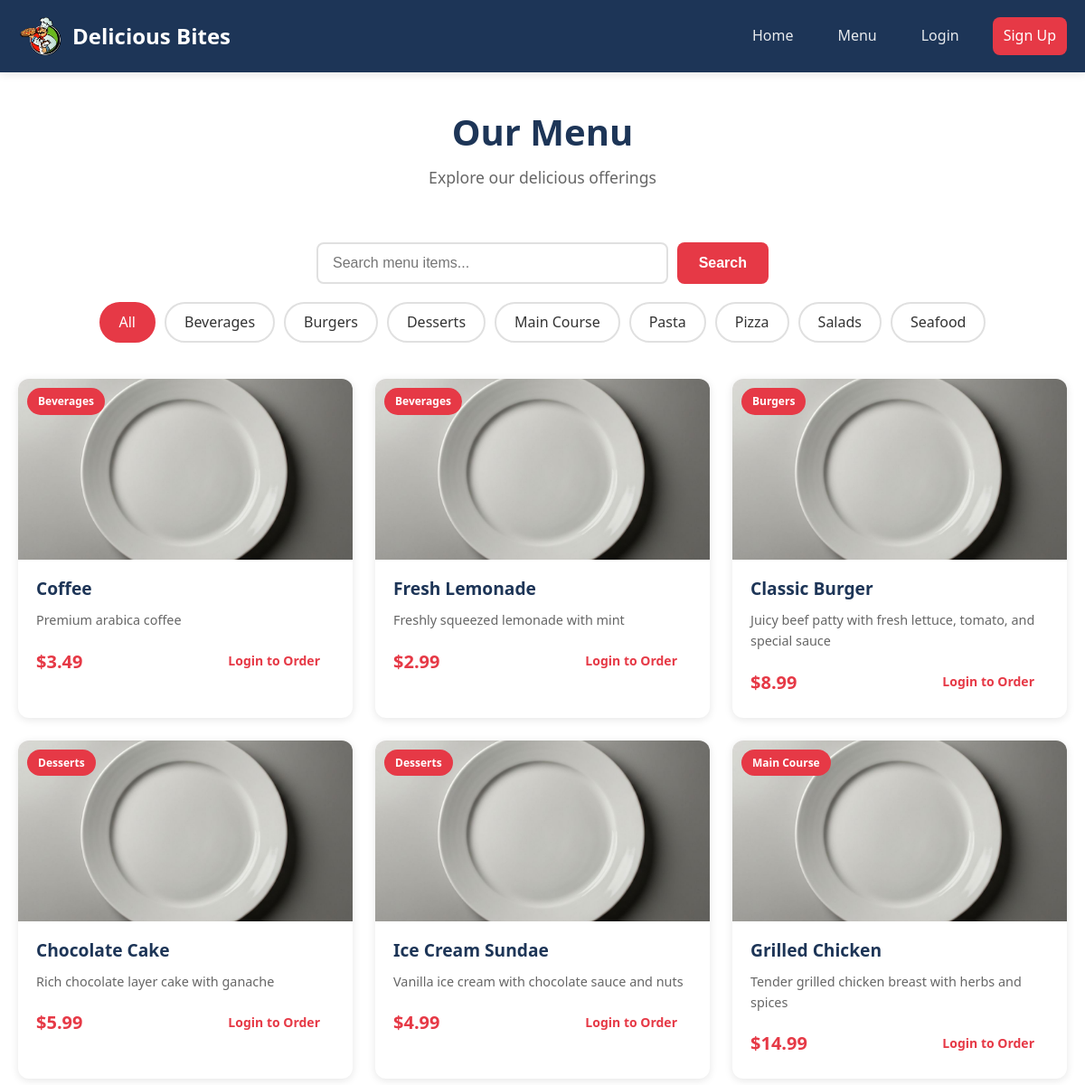
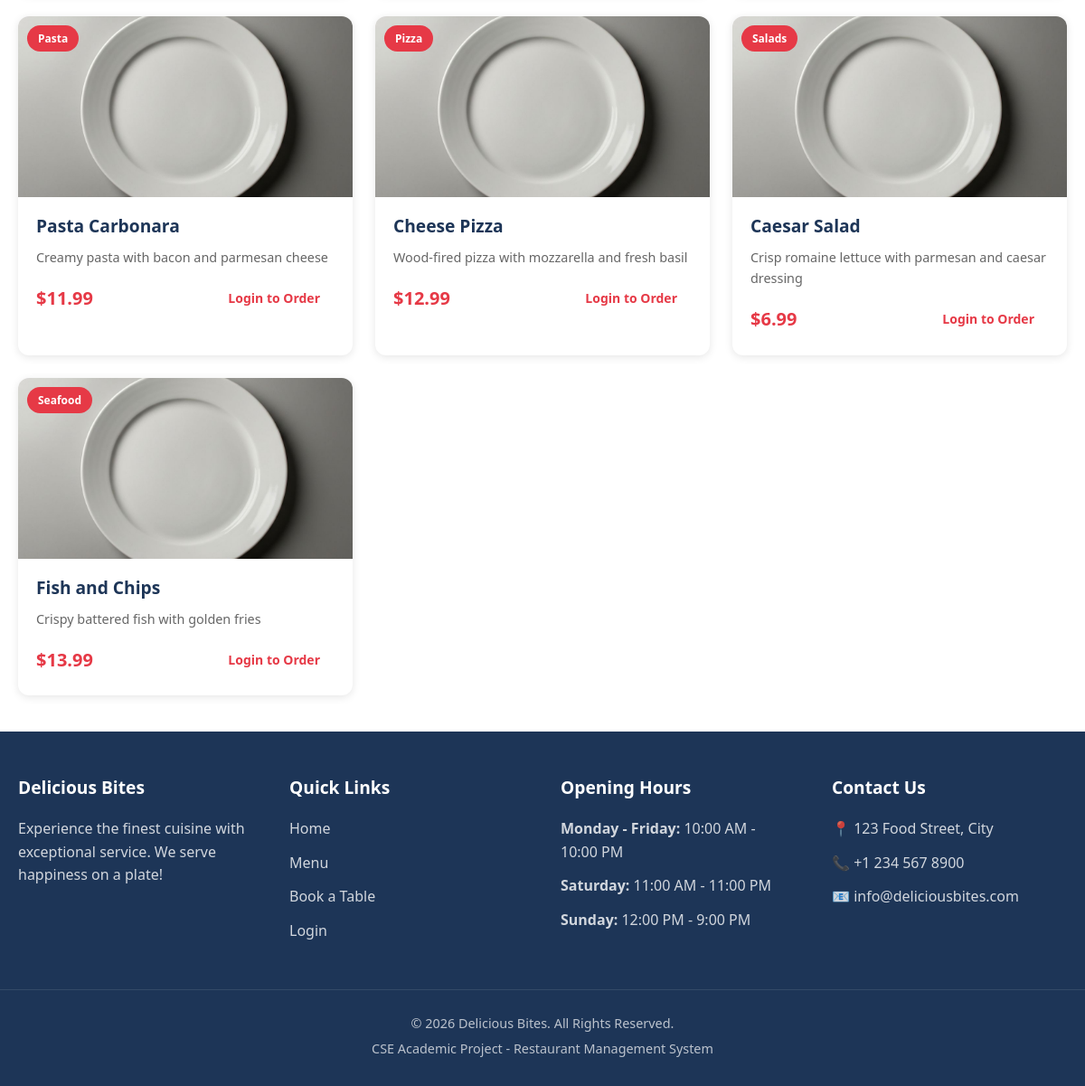
The app's page /user/menu.php, older data (2 pictures, top to bottom).
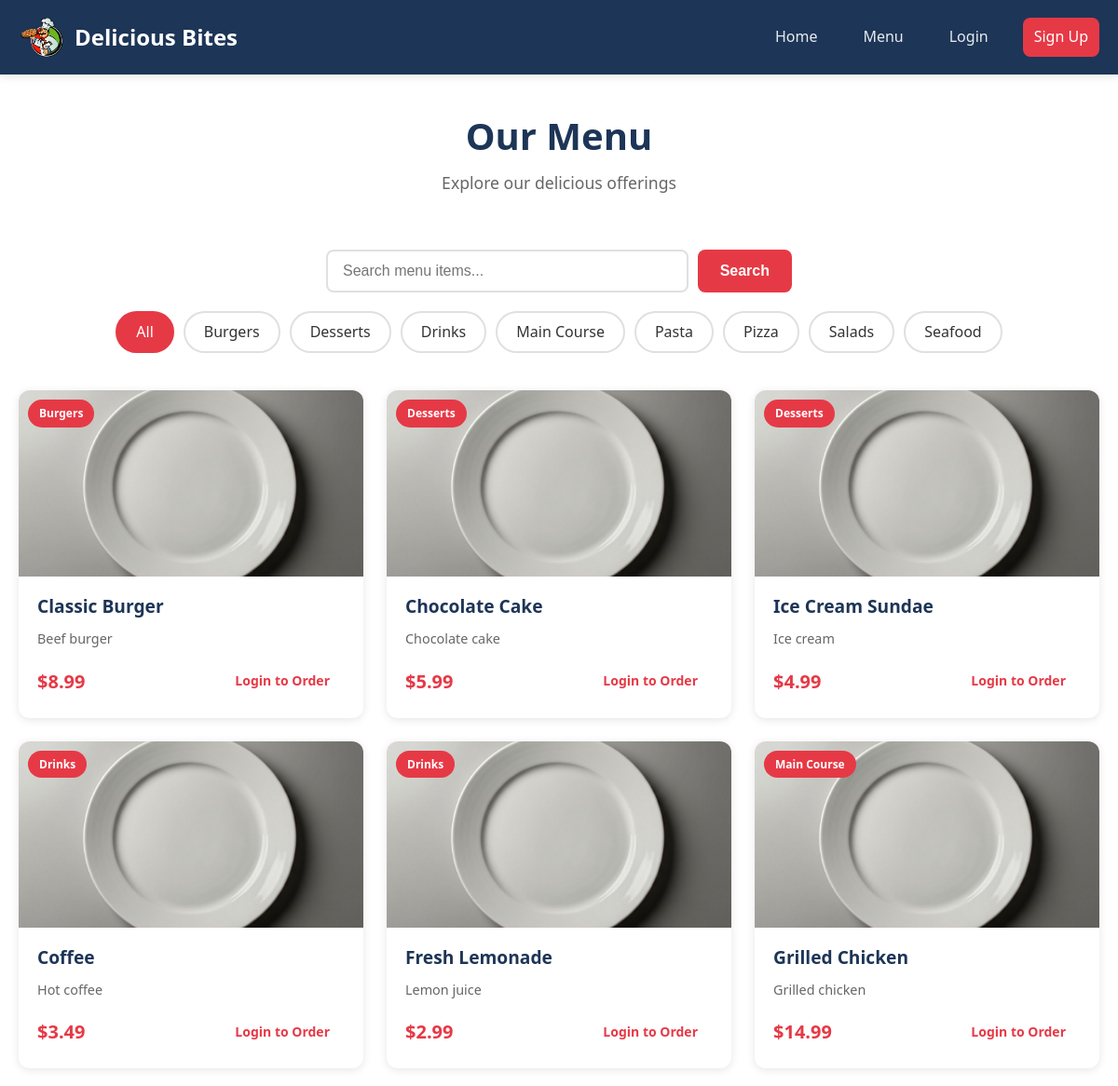
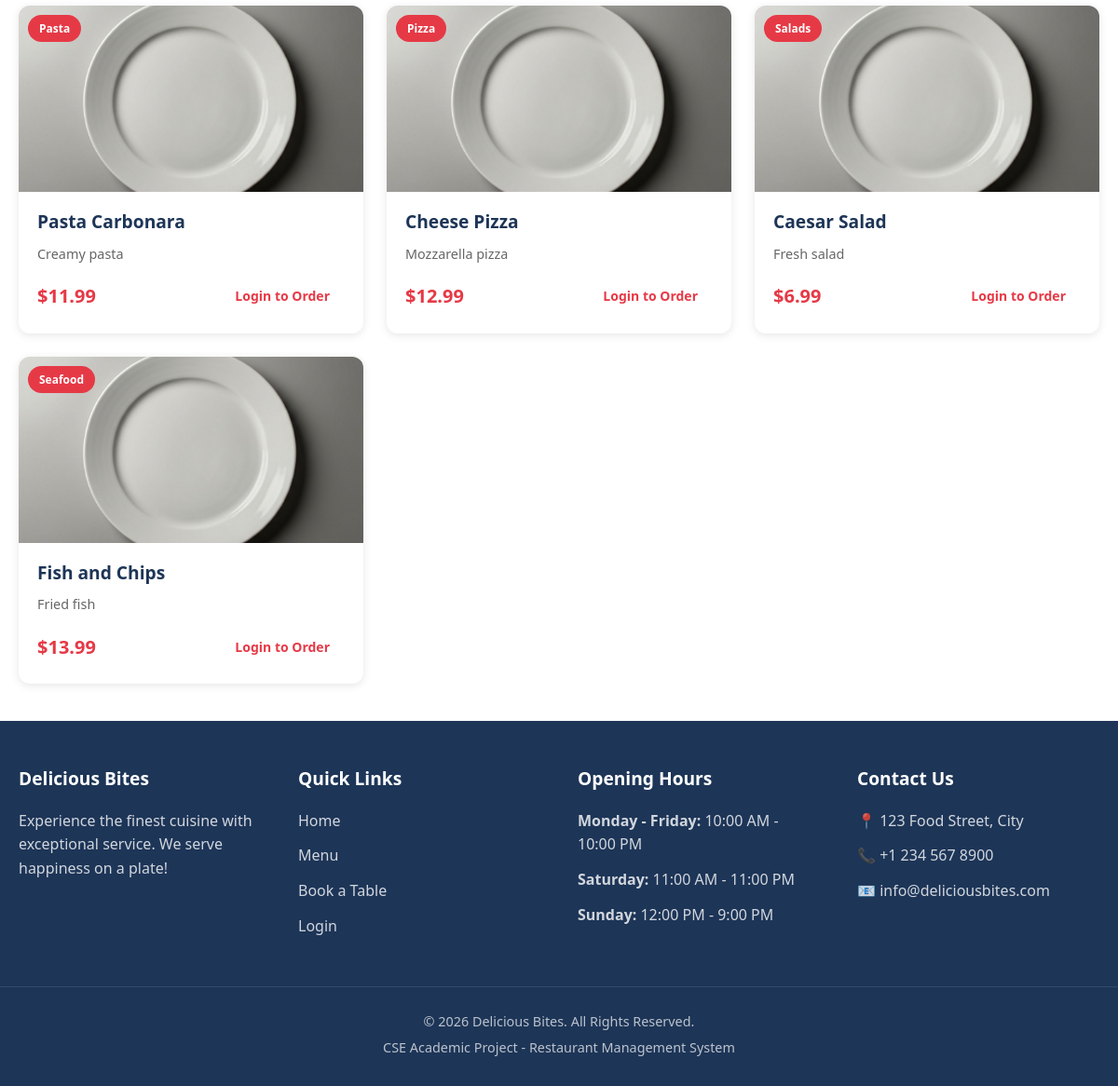
The same page, newer data (2 pictures, top to bottom).
### tables this page shows
CREATE TABLE menu_items (
    item_id INT AUTO_INCREMENT PRIMARY KEY,
    item_name VARCHAR(100),
    category VARCHAR(50),
    description TEXT,
    price DECIMAL(10,2),
    image VARCHAR(255) DEFAULT 'default.jpg',
    is_available TINYINT(1) DEFAULT 1,
    created_at TIMESTAMP DEFAULT CURRENT_TIMESTAMP
);

### config/db.php (called while the page is built, shortened)
<?php
function isLoggedIn() {
    return isset($_SESSION['user_id']);
}
?>

### user/menu.php (the view, shortened to what this page needs)
<?php
require_once '../config/db.php';
$search = '';
$category_filter = '';
$categories_query = "SELECT DISTINCT category FROM menu_items ORDER BY category";
$categories_result = mysqli_query($conn, $categories_query);
$menu_query = "SELECT * FROM menu_items WHERE is_available = 1";
$menu_query .= " ORDER BY category, item_name";
$menu_result = mysqli_query($conn, $menu_query);
?>
<!DOCTYPE html>
<html lang="en">
<head>
    <link rel="stylesheet" href="../assets/css/style.css">
</head>
<body>
    <?php include '../includes/navbar.php'; ?>
    <main class="menu-page">
        <div class="container">
            <div class="page-header">
                <h1>Our Menu</h1>
                <p>Explore our delicious offerings</p>
            </div>
            <div class="menu-filters">
                <form action="menu.php" method="GET" class="search-form">
                    <input type="text"
                           name="search"
                           placeholder="Search menu items..."
                           value="<?php echo $search; ?>">
                    <button type="submit" class="btn btn-primary">Search</button>
                </form>
                <div class="category-filters">
                    <a href="menu.php" class="filter-btn <?php echo empty($category_filter) ? 'active' : ''; ?>">
                        All
                    </a>
                    <?php while ($cat = mysqli_fetch_assoc($categories_result)): ?>
                        <a href="menu.php?category=<?php echo urlencode($cat['category']); ?>"
                           class="filter-btn <?php echo $category_filter == $cat['category'] ? 'active' : ''; ?>">
                            <?php echo $cat['category']; ?>
                        </a>
                    <?php endwhile; ?>
                </div>
            </div>
            <?php if (mysqli_num_rows($menu_result) > 0): ?>
                <div class="menu-grid">
                    <?php while ($item = mysqli_fetch_assoc($menu_result)): ?>
                        <div class="menu-card">
                            <div class="menu-card-image">
                                <img src="../assets/images/<?php echo $item['image']; ?>"
                                     alt="<?php echo $item['item_name']; ?>"
                                     onerror="this.src='../assets/images/default.jpg'">
                                <span class="category-badge"><?php echo $item['category']; ?></span>
                            </div>
                            <div class="menu-card-content">
                                <h3><?php echo $item['item_name']; ?></h3>
                                <p><?php echo $item['description']; ?></p>
                                <div class="menu-card-footer">
                                    <span class="price">$<?php echo number_format($item['price'], 2); ?></span>
                                    <?php if (isLoggedIn() && !isAdmin()): ?>
                                        <a href="menu.php?action=add&id=<?php echo $item['item_id']; ?>"
                                           class="btn btn-small">Add to Cart</a>
                                    <?php elseif (!isLoggedIn()): ?>
                                        <a href="../auth/login.php" class="btn btn-small">Login to Order</a>
                                    <?php endif; ?>
                                </div>
                            </div>
                        </div>
                    <?php endwhile; ?>
                </div>
            <?php endif; ?>
        </div>
    </main>
    <?php include '../includes/footer.php'; ?>
</body>
</html>

### includes/navbar.php (shortened to what this page needs)
<?php
$base_path = '';
$current_dir = basename(dirname($_SERVER['PHP_SELF']));
if ($current_dir == 'admin' || $current_dir == 'user' || $current_dir == 'auth') {
    $base_path = '../';
}
?>
<nav class="navbar">
    <div class="nav-container">
        <a href="<?php echo $base_path; ?>index.php" class="nav-logo">
            <img src="<?php echo $base_path; ?>assets/images/favicon.png" alt="Delicious Bites Logo" class="logo-icon" style="height:50px; width:auto;">
            <span class="logo-text">Delicious Bites</span>
        </a>
        <ul class="nav-menu" id="navMenu">
            <li><a href="<?php echo $base_path; ?>index.php">Home</a></li>
            <li><a href="<?php echo $base_path; ?>user/menu.php">Menu</a></li>
            <?php if (isLoggedIn()): ?>
                <?php if (isAdmin()): ?>
                    <li><a href="<?php echo $base_path; ?>admin/dashboard.php">Dashboard</a></li>
                    <li><a href="<?php echo $base_path; ?>admin/manage_menu.php">Manage Menu</a></li>
                    <li><a href="<?php echo $base_path; ?>admin/manage_orders.php">Orders</a></li>
                    <li><a href="<?php echo $base_path; ?>admin/manage_reservations.php">Reservations</a></li>
                <?php else: ?>
                    <li><a href="<?php echo $base_path; ?>user/cart.php">Cart
                            <?php
                            if (isset($_SESSION['cart']) && count($_SESSION['cart']) > 0) {
                                echo '<span class="cart-badge">' . count($_SESSION['cart']) . '</span>';
                            }
                            ?>
                        </a></li>
                    <li><a href="<?php echo $base_path; ?>user/orders.php">My Orders</a></li>
                    <li><a href="<?php echo $base_path; ?>user/reservation.php">Reservation</a></li>
                <?php endif; ?>
                <li class="nav-dropdown">
                    <a href="#" class="dropdown-toggle">
                        <?php echo $_SESSION['full_name']; ?> &#9662;
                    </a>
                    <ul class="dropdown-menu">
                        <?php if (!isAdmin()): ?>
                            <li><a href="<?php echo $base_path; ?>user/profile.php">My Profile</a></li>
                            <li><a href="<?php echo $base_path; ?>user/feedback.php">Feedback</a></li>
                        <?php endif; ?>
                        <li><a href="<?php echo $base_path; ?>auth/logout.php">Logout</a></li>
                    </ul>
                </li>
            <?php else: ?>
                <li><a href="<?php echo $base_path; ?>auth/login.php">Login</a></li>
                <li><a href="<?php echo $base_path; ?>auth/register.php" class="btn btn-nav">Sign Up</a></li>
            <?php endif; ?>
        </ul>
    </div>
</nav>

### includes/footer.php
<?php
$base_path = '';
$current_dir = basename(dirname($_SERVER['PHP_SELF']));
if ($current_dir == 'admin' || $current_dir == 'user' || $current_dir == 'auth') {
    $base_path = '../';
}
?>
<footer class="footer">
    <div class="footer-container">
        <div class="footer-column">
            <h3>Delicious Bites</h3>
            <p>Experience the finest cuisine with exceptional service.
               We serve happiness on a plate!</p>
        </div>
        <div class="footer-column">
            <h3>Quick Links</h3>
            <ul class="footer-links">
                <li><a href="<?php echo $base_path; ?>index.php">Home</a></li>
                <li><a href="<?php echo $base_path; ?>user/menu.php">Menu</a></li>
                <li><a href="<?php echo $base_path; ?>user/reservation.php">Book a Table</a></li>
                <li><a href="<?php echo $base_path; ?>auth/login.php">Login</a></li>
            </ul>
        </div>
        <div class="footer-column">
            <h3>Opening Hours</h3>
            <ul class="footer-hours">
                <li><span>Monday - Friday:</span> 10:00 AM - 10:00 PM</li>
                <li><span>Saturday:</span> 11:00 AM - 11:00 PM</li>
                <li><span>Sunday:</span> 12:00 PM - 9:00 PM</li>
            </ul>
        </div>
        <div class="footer-column">
            <h3>Contact Us</h3>
            <ul class="footer-contact">
                <li>&#128205; 123 Food Street, City</li>
                <li>&#128222; +1 234 567 8900</li>
                <li>&#128231; info@deliciousbites.com</li>
            </ul>
        </div>
    </div>
    <div class="footer-bottom">
        <p>&copy; <?php echo date('Y'); ?> Delicious Bites. All Rights Reserved.</p>
        <p>CSE Academic Project - Restaurant Management System</p>
    </div>
</footer>

Row changes from the older to the newer data that the page shows:
changed menu_items "Classic Burger": description "Juicy beef patty with fresh lettuce, tomato, and special sauce" → "Beef burger"
changed menu_items "Chocolate Cake": description "Rich chocolate layer cake with ganache" → "Chocolate cake"
changed menu_items "Ice Cream Sundae": description "Vanilla ice cream with chocolate sauce and nuts" → "Ice cream"
changed menu_items "Coffee": category "Beverages" → "Drinks"; description "Premium arabica coffee" → "Hot coffee"; moves down the list
changed menu_items "Fresh Lemonade": category "Beverages" → "Drinks"; description "Freshly squeezed lemonade with mint" → "Lemon juice"; moves down the list
changed menu_items "Grilled Chicken": description "Tender grilled chicken breast with herbs and spices" → "Grilled chicken"
changed menu_items "Pasta Carbonara": description "Creamy pasta with bacon and parmesan cheese" → "Creamy pasta"
changed menu_items "Cheese Pizza": description "Wood-fired pizza with mozzarella and fresh basil" → "Mozzarella pizza"
changed menu_items "Caesar Salad": description "Crisp romaine lettuce with parmesan and caesar dressing" → "Fresh salad"
changed menu_items "Fish and Chips": description "Crispy battered fish with golden fries" → "Fried fish"
Text that changed along with them:
new list line: "Drinks"
list line gone: "Beverages"
